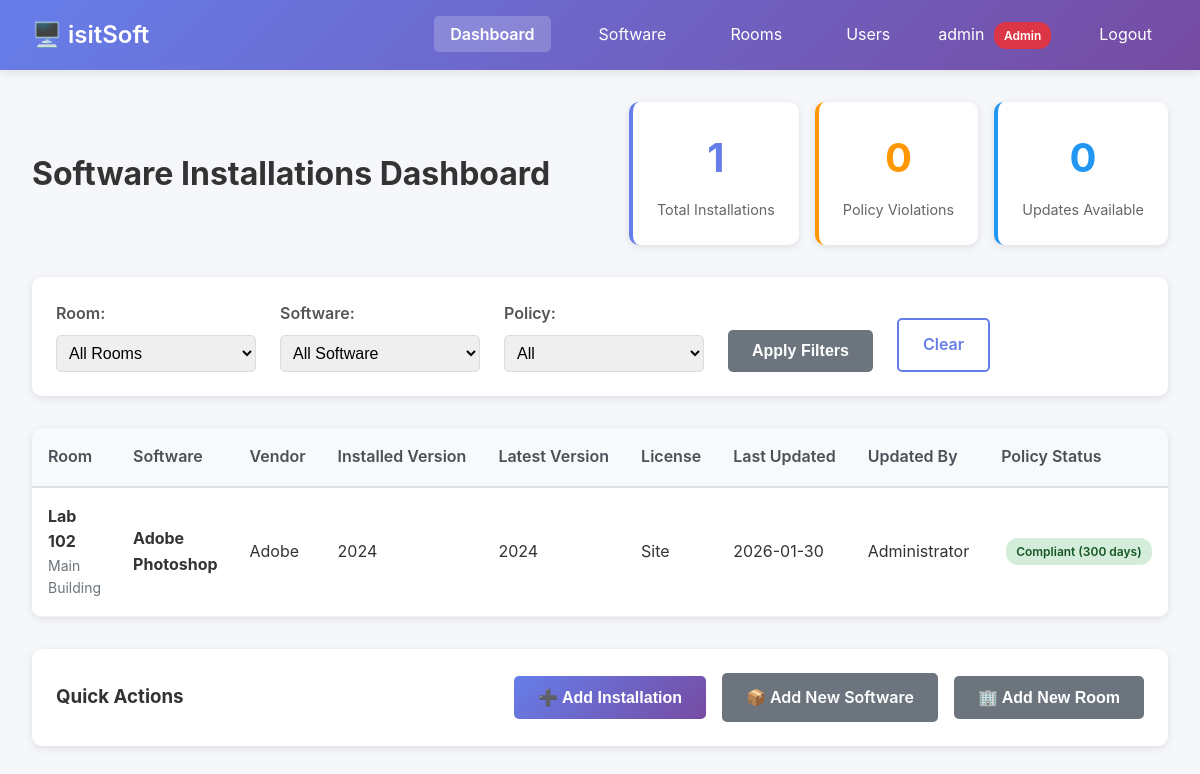
Page / (signed in) on the earlier database version.
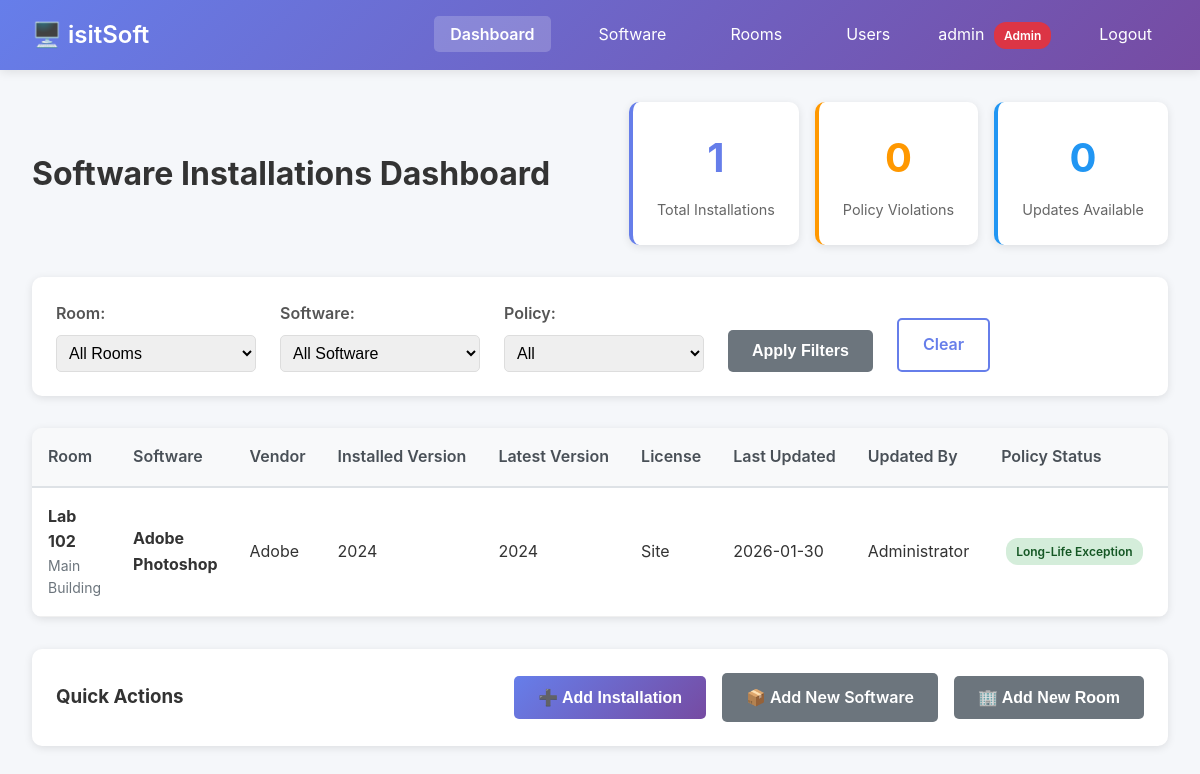
Same page on the later database version.
### tables this page shows
CREATE TABLE installations (
    id INTEGER PRIMARY KEY AUTOINCREMENT,
    software_id INTEGER NOT NULL,
    room_id INTEGER NOT NULL,
    installed_version TEXT NOT NULL,
    last_updated TIMESTAMP DEFAULT CURRENT_TIMESTAMP,
    updated_by TEXT,
    is_long_life BOOLEAN DEFAULT 0, -- Exception to 300-day policy
    long_life_reason TEXT,
    long_life_approved_by TEXT,
    long_life_approved_at TIMESTAMP,
    FOREIGN KEY (software_id) REFERENCES software(id) ON DELETE CASCADE,
    FOREIGN KEY (room_id) REFERENCES rooms(id) ON DELETE CASCADE,
    UNIQUE(software_id, room_id)
);

CREATE TABLE rooms (
    id INTEGER PRIMARY KEY AUTOINCREMENT,
    room_name TEXT NOT NULL UNIQUE,
    building TEXT,
    floor TEXT,
    created_at TIMESTAMP DEFAULT CURRENT_TIMESTAMP
);

CREATE TABLE software (
    id INTEGER PRIMARY KEY AUTOINCREMENT,
    software_name TEXT NOT NULL,
    version TEXT NOT NULL,
    vendor TEXT,
    license_key TEXT,
    license_type TEXT, -- e.g., 'Site', 'Volume', 'Per-User'
    license_count INTEGER,
    installer_filename TEXT,
    installer_path TEXT,
    description TEXT,
    created_at TIMESTAMP DEFAULT CURRENT_TIMESTAMP,
    updated_at TIMESTAMP DEFAULT CURRENT_TIMESTAMP
);

### app.py (the view)
@app.route('/')
@login_required
def index():
    conn = get_db()
    cursor = conn.cursor()
    room_filter = request.args.get('room', '')
    software_filter = request.args.get('software', '')
    policy_filter = request.args.get('policy', '')
    query = '''
        SELECT
            i.id as installation_id, s.id as software_id, s.software_name, s.vendor,
            i.installed_version, s.version as latest_version, s.license_type, s.license_key,
            r.id as room_id, r.room_name, r.building, i.last_updated, i.updated_by,
            i.is_long_life, i.long_life_reason, s.installer_filename
        FROM installations i
        JOIN software s ON i.software_id = s.id
        JOIN rooms r ON i.room_id = r.id
        WHERE 1=1
    '''
    params = []
    if room_filter:
        query += ' AND r.room_name LIKE ?'
        params.append(f'%{room_filter}%')
    if software_filter:
        query += ' AND s.software_name LIKE ?'
        params.append(f'%{software_filter}%')
    query += ' ORDER BY r.room_name, s.software_name'
    cursor.execute(query, params)
    installations = []
    for row in cursor.fetchall():
        installation = dict(row)
        compliant, days_remaining = check_policy_compliance(installation['last_updated'])
        if policy_filter == 'compliant' and (not compliant and not installation['is_long_life']):
            continue
        elif policy_filter == 'non-compliant' and (compliant or installation['is_long_life']):
            continue
        installation['policy_compliant'] = compliant or installation['is_long_life']
        installation['days_remaining'] = days_remaining
        installation['needs_update'] = installation['installed_version'] != installation['latest_version']
        installations.append(installation)
    cursor.execute('SELECT DISTINCT room_name FROM rooms ORDER BY room_name')
    rooms = [row['room_name'] for row in cursor.fetchall()]
    cursor.execute('SELECT DISTINCT software_name FROM software ORDER BY software_name')
    software_list = [row['software_name'] for row in cursor.fetchall()]
    cursor.execute('SELECT id, room_name FROM rooms ORDER BY room_name')
    rooms_with_ids = [dict(row) for row in cursor.fetchall()]
    cursor.execute('SELECT id, software_name, version FROM software ORDER BY software_name')
    software_with_ids = [dict(row) for row in cursor.fetchall()]
    conn.close()
    return render_template('dashboard.html',
                         installations=installations, rooms=rooms, software_list=software_list,
                         rooms_with_ids=rooms_with_ids, software_with_ids=software_with_ids,
                         current_filters={'room': room_filter, 'software': software_filter, 'policy': policy_filter})

### app.py (called while the page is built)
@login_manager.user_loader
def load_user(user_id):
    conn = get_db()
    cursor = conn.cursor()
    cursor.execute('SELECT id, username, full_name, is_superuser FROM users WHERE id = ?', (user_id,))
    user_data = cursor.fetchone()
    conn.close()
    if user_data:
        return User(user_data['id'], user_data['username'], user_data['full_name'], user_data['is_superuser'])
    return None

def get_db():
    conn = sqlite3.connect(DB_PATH)
    conn.row_factory = sqlite3.Row
    return conn

def check_policy_compliance(last_updated):
    if not last_updated:
        return False, 300
    if isinstance(last_updated, str):
        try:
            last_updated = datetime.fromisoformat(last_updated.replace('Z', '+00:00'))
        except:
            last_updated = datetime.strptime(last_updated[:19], '%Y-%m-%d %H:%M:%S')
    days_since_update = (datetime.now() - last_updated).days
    days_remaining = UPDATE_POLICY_DAYS - days_since_update
    return days_remaining > 0, days_remaining

### templates/dashboard.html (shortened to what the changed rows need)
<!DOCTYPE html>
<html lang="en">
<head>
    <link rel="stylesheet" href="{{ url_for('static', filename='style.css') }}">
</head>
<body>
    <nav class="navbar">
        <div class="nav-brand">
            <h1>🖥️ isitSoft</h1>
        </div>
    </nav>
    <div class="container">
        <div class="page-header">
            <h2>Software Installations Dashboard</h2>
        </div>
        <div class="table-container">
            <table class="data-table">
                <thead>
                    <tr>
                        <th>Room</th>
                        <th>Software</th>
                        <th>Vendor</th>
                        <th>Installed Version</th>
                        <th>Latest Version</th>
                        <th>License</th>
                        <th>Last Updated</th>
                        <th>Updated By</th>
                        <th>Policy Status</th>
                        <th>Actions</th>
                    </tr>
                </thead>
                <tbody>
                    {% for inst in installations %}
                    <tr class="{% if not inst.policy_compliant %}row-warning{% endif %}">
                        <td>
                            <strong>{{ inst.room_name }}</strong>
                            <div class="text-muted">{{ inst.building }}</div>
                        </td>
                        <td>
                            <strong>{{ inst.software_name }}</strong>
                        </td>
                        <td>{{ inst.vendor or 'N/A' }}</td>
                        <td>{{ inst.installed_version }}</td>
                        <td>{{ inst.latest_version }}</td>
                        <td>
                            <div>{{ inst.license_type or 'N/A' }}</div>
                        </td>
                        <td>
                            {% if inst.last_updated %}
                            {{ inst.last_updated[:10] }}
                            {% else %}
                            Never
                            {% endif %}
                        </td>
                        <td>{{ inst.updated_by or 'N/A' }}</td>
                        <td>
                            {% if inst.is_long_life %}
                            <span class="badge badge-success" title="{{ inst.long_life_reason }}">
                                Long-Life Exception
                            </span>
                            {% elif inst.policy_compliant %}
                            <span class="badge badge-success">
                                Compliant ({{ inst.days_remaining }} days)
                            </span>
                            {% else %}
                            <span class="badge badge-danger">
                                OVERDUE ({{ -inst.days_remaining }} days)
                            </span>
                            {% endif %}
                        </td>
                        <td>
                        </td>
                    </tr>
                    {% else %}
                    <tr>
                        <td colspan="10" class="text-center">No installations found. Add software to rooms to get started.</td>
                    </tr>
                    {% endfor %}
                </tbody>
            </table>
        </div>
    </div>
</body>
</html>

Differences in the rows shown:
changed installations "Administrator": long_life_reason empty → "Most up to date." (drawn); days_remaining "300" → (not shown); is_long_life "Compliant ( days)" → "Long-Life Exception"
